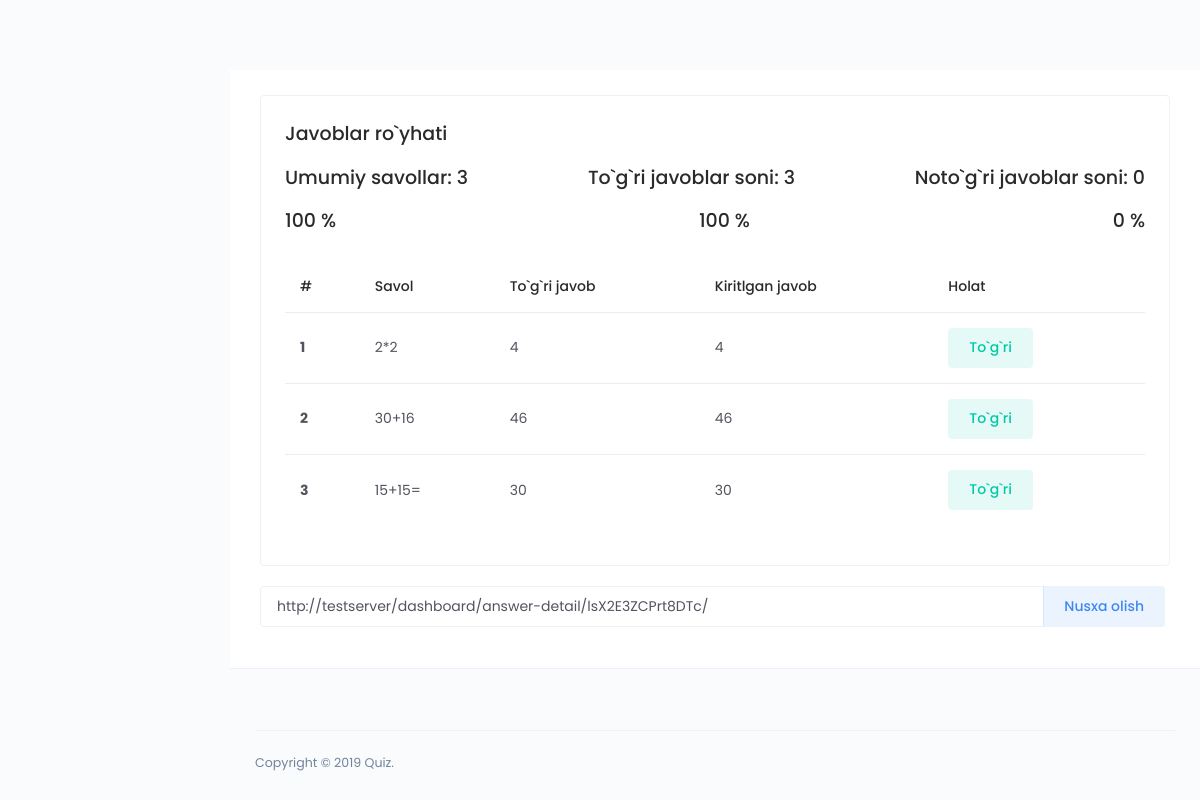
The page /dashboard/answer-detail/lsX2E3ZCPrt8DTc/ on the database its author committed.
### main/models.py (models this page shows, shortened)
class CodeGenerate(models.Model):
    code = models.CharField(max_length=255, blank=True,unique=True)
    class Meta:
        abstract = True

class AnswerDetail(CodeGenerate):
    answer = models.ForeignKey(Answer, on_delete=models.CASCADE)
    question = models.ForeignKey(Question ,on_delete=models.CASCADE)
    user_answer = models.ForeignKey(Option, on_delete=models.CASCADE)
    @property
    def is_correct(self):
        return self.user_answer == self.question.correct_answer

class Question(CodeGenerate):
    name = models.TextField()
    quiz = models.ForeignKey(Quiz, on_delete=models.CASCADE)
    def __str__(self):
        return self.name
    @property
    def correct_answer(self):
        return Option.objects.get(question=self, is_correct=True)

class Option(CodeGenerate):
    name = models.CharField(max_length=255)
    question = models.ForeignKey(Question, on_delete=models.CASCADE)
    is_correct = models.BooleanField(default=False)

### dashboard/views.py (the view)
# urls.py: path('answer-detail/<str:code>/', views.answer_detail, name='answer_detail'),
def answer_detail(request, code):
    answer = models.Answer.objects.get(code=code)
    details = models.AnswerDetail.objects.filter(answer=answer)
    correct = 0
    in_correct = 0
    for detatil in details:
        if detatil.is_correct:
            correct +=1
        else:
            in_correct +=1
    correct_percentage = int(correct * 100 / details.count())
    in_correct_percentage = 100 - correct_percentage
    context = {
        'answer':answer,
        'details':details,
        'correct':correct,
        'in_correct':in_correct,
        'total':details.count(),
        'correct_percentage':int(correct_percentage),
        'in_correct_percentage':in_correct_percentage,
    }
    return render(request, 'answer/detail.html', context)

### templates/answer/detail.html (shortened to what this page needs)
{% extends 'base.html' %}
{% load static %}
{% block content %}
         <div class="main-content">
            <div class="page-header no-gutters">
                <div class="card">
                    <div class="card-body">
                        <div class="d-flex align-items-center justify-content-between m-b-15">
                            <h4 class="m-b-0">Javoblar ro`yhati</h4>
                        </div>
                        <div class="d-flex align-items-center justify-content-between m-b-15">
                            <h4 class="m-b-0">Umumiy savollar: {{total}}</h4>
                            <h4 class="m-b-0">To`g`ri javoblar soni: {{correct}}</h4>
                            <h4 class="m-b-0">Noto`g`ri javoblar soni: {{in_correct}}</h4>
                        </div>
                        <div class="d-flex align-items-center justify-content-between m-b-15">
                            <h4 class="m-b-0">100 %</h4>
                            <h4 class="m-b-0">{{correct_percentage}} %</h4>
                            <h4 class="m-b-0">{{in_correct_percentage}} %</h4>
                        </div>
                        <div class="m-t-25">
                            <div class="table-responsive">
                                <table class="table">
                                    <thead>
                                        <tr>
                                            <th scope="col">#</th>
                                            <th scope="col">Savol</th>
                                            <th scope="col">To`g`ri javob</th>
                                            <th scope="col">Kiritlgan javob</th>
                                            <th scope="col">Holat</th>
                                        </tr>
                                    </thead>
                                    <tbody>
                                        {% for d in details %}
                                        <tr>
                                            <th scope="row">{{forloop.counter}}</th>
                                            <td>{{d.question}}</td>
                                            <td>{{d.question.correct_answer.name}}</td>
                                            <td>{{d.user_answer.name}}</td>
                                            {% if d.is_correct %}
                                            <td><button class="btn btn-success btn-tone m-r-5">To`g`ri</button></td>
                                            {% else %}
                                            <td><button class="btn btn-danger btn-tone m-r-5">Noto`g`ri</button></td>
                                            {% endif %}
                                        </tr>
                                        {% endfor %}
                                    </tbody>
                                </table>
                            </div>
                        </div>
                    </div>
                </div>
                <div class="input-group mb-3">
                    <input type="text" class="form-control" value="{{request.build_absolute_uri}}" aria-label="Recipient's username" aria-describedby="basic-addon2" id="path">
                    <div class="input-group-append">
                        <button class="btn btn-primary btn-tone m-r-5" onclick="CopyText()">
                            Nusxa olish
                        </button>
                    </div>
                </div>
            </div>
        </div>
{% endblock %}

### templates/base.html (shortened to what this page needs)
<!DOCTYPE html>
<html lang="en">
{% load static %}
<head>
    <link href="{% static 'vendors/bootstrap-datepicker/bootstrap-datepicker.min.css' %}" rel="stylesheet">
    <link href="{% static 'css/app.min.css' %}" rel="stylesheet">
</head>
<body>
    <div class="app">
        <div class="layout">
            <div class="page-container">
                {% block content %}
                {% endblock %}
                <footer class="footer">
                    <div class="footer-content">
                        <p class="m-b-0">Copyright © 2019 Quiz.</p>
                    </div>
                </footer>
            </div>
        </div>
    </div>
</body>
</html>

### rows shown on the page
AnswerDetail: question "2*2", question.correct_answer.name "4", user_answer.name "4", shows "To`g`ri"
AnswerDetail: question "30+16", question.correct_answer.name "46", user_answer.name "46", shows "To`g`ri"
AnswerDetail: question "15+15=", question.correct_answer.name "30", user_answer.name "30", shows "To`g`ri"

### other values the page prints
{{ total }} "3"
{{ correct }} "3"
{{ in_correct }} "0"
{{ correct_percentage }} "100"
{{ in_correct_percentage }} "0"
